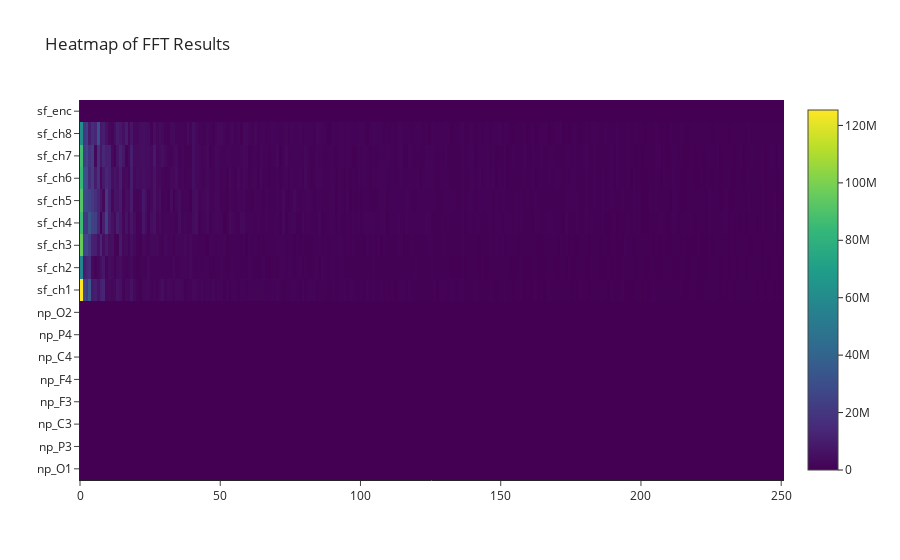

The cell this chart's notebook holds for it:
### Code cell
fig_heatmap_fft = go.Figure(data=go.Heatmap(z=cffts, x=timepoints, y=all_chnames))
fig_heatmap_fft.update_layout(title='Heatmap of FFT Results')

### Figure 1 — Plotly figure (JSON) as saved in the notebook; plotly's stock layout.template omitted (floating-point values rounded to 4 significant figures; data arrays with more than 128 entries replaced by an {"elided": "..."} marker saying what was removed)
{"data": [{"type": "heatmap", "x": {"elided": "5500 int values"}, "y": ["np_O1", "np_P3", "np_C3", "np_F3", "np_F4", "np_C4", "np_P4", "np_O2", "sf_ch1", "sf_ch2", "sf_ch3", "sf_ch4", "sf_ch5", "sf_ch6", "sf_ch7", "sf_ch8", "sf_enc"], "z": {"elided": "17x251 float values"}}], "layout": {"title": {"text": "Heatmap of FFT Results"}}}
